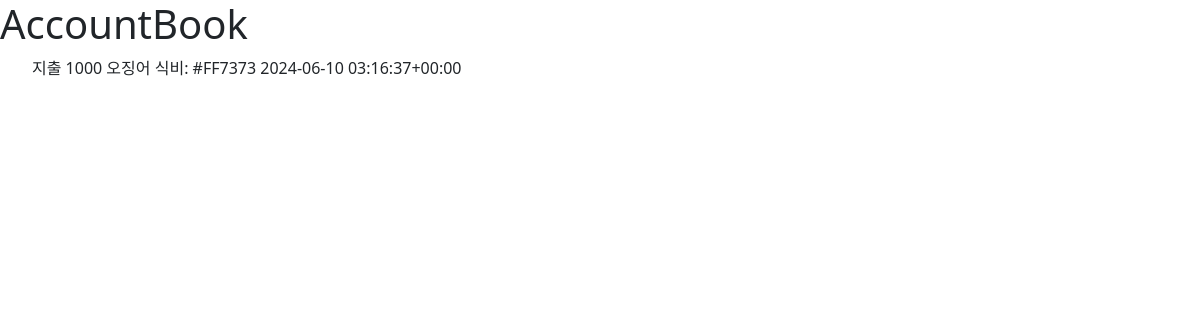
The page /accountbook/list/ on the database as committed earlier.
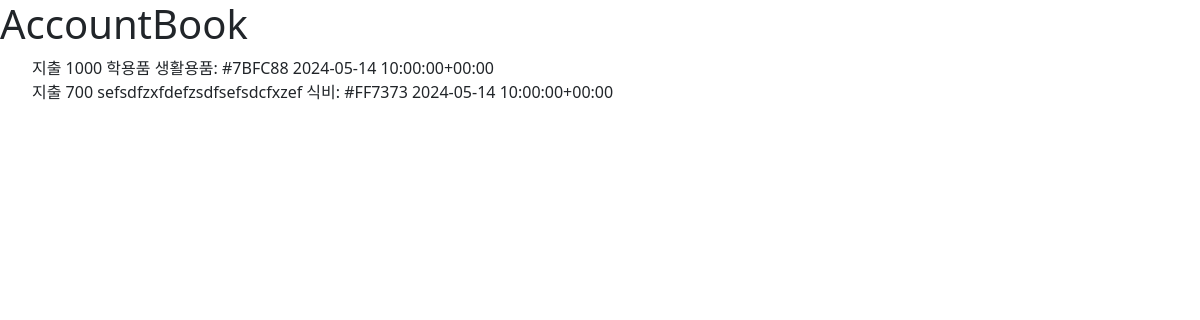
The same page on the database as committed later.
### accountbook/models.py (models this page shows)
class AccountBook(models.Model):
    TYPE_CHOICES = [
        (0, '지출'),
        (1, '수입'),
    ]
    type = models.PositiveSmallIntegerField(choices=TYPE_CHOICES, default=0)  # 0:지출, 1:수입
    price = models.IntegerField()
    category = models.ForeignKey(Category, on_delete=models.CASCADE)  # models.CASCADE() 에서 () 삭제!!!    1:n관계
    time = models.DateTimeField()
    contents = models.TextField()
    created_at = models.DateTimeField(auto_now_add=True)
    updated_at = models.DateTimeField(auto_now=True)
    def __str__(self):  # get_type_display(): 0 -> 지출
        return f'{self.get_type_display()} {self.price} {self.contents} {self.category} {self.time}'

class Category(models.Model):
    name = models.CharField(max_length=20)
    bgcolor = models.CharField(max_length=7)  # '#ff007f'
    class Meta:
        verbose_name_plural = 'categories'  #복수형 단어 설정
    def __str__(self):
        return f'{self.name}: {self.bgcolor}'

### accountbook/views.py (the view)
# urls.py: path('list/', views.AccountBookListView.as_view(), name='accountbook_list'),
class AccountBookListView(ListView):
    model = AccountBook

### accountbook/templates/accountbook/accountbook_list.html (shortened to what this page needs)
{% extends 'base.html' %}
{% block content %}
    <h1>AccountBook</h1>
    <ul>
        {% for accountbook in accountbook_list %}
            <li>{{ accountbook }}</li>
        {% endfor %}
    </ul>
{% endblock %}

### templates/base.html (shortened to what this page needs)
<!DOCTYPE html>
<html lang="en">
<head>
    {% load static %}
    <link href="https://cdn.jsdelivr.net/npm/bootstrap@5.3.3/dist/css/bootstrap.min.css" rel="stylesheet"
>
    <link rel="stylesheet" href="{% static 'accountbook/css/reset.css' %}">
    <link rel="stylesheet" href="{% static 'accountbook/css/nav.css' %}">
</head>
<body>
{% block content %}
{% endblock %}
</body>
</html>

Rows that differ between the two databases and show on the page:
removed AccountBook: type+price+contents "지출 1000 오징어 식비: #FF7373 2024-06-10 03:16:37+00:00"
added AccountBook: type+price+contents "지출 1000 학용품 생활용품: #7BFC88 2024-05-14 10:00:00+00:00"
added AccountBook: type+price+contents "지출 700 sefsdfzxfdefzsdfsefsdcfxzef 식비: #FF7373 2024-05-14 10:00:00+00:00"
